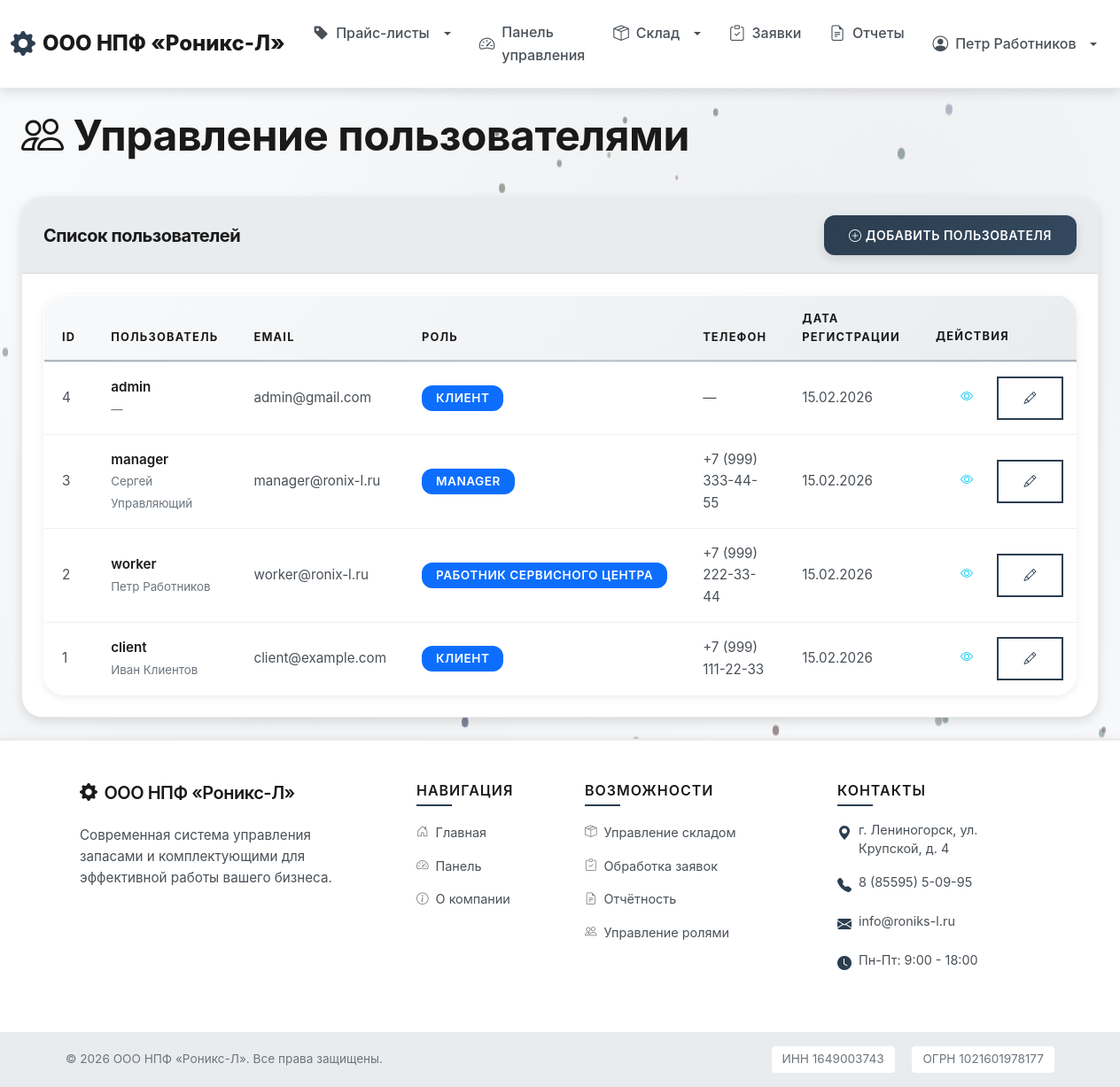
The page /users/list/ (signed in) on the database its author committed.
### users/models.py (models this page shows, shortened)
class User(AbstractUser):
    ROLE_CHOICES = [
        ('client', 'Клиент'),
        ('worker', 'Работник сервисного центра'),
    ]
    role = models.CharField(
        'Роль',
        max_length=20,
        choices=ROLE_CHOICES,
        default='client'
    )
    phone = models.CharField('Телефон', max_length=20, blank=True)
    address = models.TextField('Адрес', blank=True)
    created_at = models.DateTimeField('Дата регистрации', auto_now_add=True)
    updated_at = models.DateTimeField('Дата обновления', auto_now=True)
    class Meta:
        verbose_name = 'Пользователь'
        verbose_name_plural = 'Пользователи'
        ordering = ['-created_at']
    @property
    def is_worker(self):
        return self.role == 'worker'

### users/views.py (the view)
# urls.py: path('list/', views.user_list, name='user_list'),
@login_required
def user_list(request):
    if not request.user.is_worker and not request.user.is_superuser:
        messages.error(request, 'У вас нет доступа к этой странице.')
        return redirect('core:dashboard')
    users = User.objects.all()
    return render(request, 'users/user_list.html', {'users': users})

### templates/users/user_list.html (shortened to what this page needs)
{% extends 'base.html' %}
{% block content %}
<div class="container-fluid">
    <div class="row mb-4">
        <div class="col-12">
            <h1 class="display-5 fw-bold">
                <i class="bi bi-people"></i> Управление пользователями
            </h1>
        </div>
    </div>
    <div class="card">
        <div class="card-header d-flex justify-content-between align-items-center">
            <h5 class="mb-0">Список пользователей</h5>
            <a href="{% url 'users:register' %}" class="btn btn-primary">
                <i class="bi bi-plus-circle"></i> Добавить пользователя
            </a>
        </div>
        <div class="card-body">
            <div class="table-responsive">
                <table class="table table-hover">
                    <thead>
                        <tr>
                            <th>ID</th>
                            <th>Пользователь</th>
                            <th>Email</th>
                            <th>Роль</th>
                            <th>Телефон</th>
                            <th>Дата регистрации</th>
                            <th>Действия</th>
                        </tr>
                    </thead>
                    <tbody>
                        {% for user_obj in users %}
                            <tr>
                                <td>{{ user_obj.id }}</td>
                                <td>
                                    <strong>{{ user_obj.username }}</strong><br>
                                    <small class="text-muted">{{ user_obj.get_full_name|default:"—" }}</small>
                                </td>
                                <td>{{ user_obj.email|default:"—" }}</td>
                                <td>
                                    <span class="badge bg-primary">{{ user_obj.get_role_display }}</span>
                                </td>
                                <td>{{ user_obj.phone|default:"—" }}</td>
                                <td>{{ user_obj.created_at|date:"d.m.Y" }}</td>
                                <td>
                                    <div class="btn-group btn-group-sm">
                                        <a href="{% url 'users:user_detail' user_obj.pk %}" class="btn btn-outline-info" title="Просмотр">
                                            <i class="bi bi-eye"></i>
                                        </a>
                                        <a href="{% url 'users:user_edit' user_obj.pk %}" class="btn btn-outline-primary" title="Редактировать">
                                            <i class="bi bi-pencil"></i>
                                        </a>
                                        <a href="{% url 'users:user_delete' user_obj.pk %}" class="btn btn-outline-danger" title="Удалить">
                                        </a>
                                    </div>
                                </td>
                            </tr>
                        {% empty %}
                            <tr>
                                <td colspan="7" class="text-center text-muted">Нет пользователей</td>
                            </tr>
                        {% endfor %}
                    </tbody>
                </table>
            </div>
        </div>
    </div>
</div>
{% endblock %}

### templates/base.html (shortened to what this page needs)
<!DOCTYPE html>
<html lang="ru">
<head>
    <link href="https://cdn.jsdelivr.net/npm/bootstrap@5.3.0/dist/css/bootstrap.min.css" rel="stylesheet">
    <link rel="stylesheet" href="https://cdn.jsdelivr.net/npm/bootstrap-icons@1.11.0/font/bootstrap-icons.css">
    {% load static %}
    <link rel="stylesheet" href="{% static 'css/style.css' %}">
</head>
<body class="d-flex flex-column min-vh-100">
    <nav class="navbar navbar-expand-lg navbar-light sticky-top">
        <div class="container-fluid">
            <a class="navbar-brand company-logo" href="{% url 'core:home' %}">
                <i class="bi bi-gear-fill"></i> ООО НПФ «Роникс-Л»
            </a>
            <div class="collapse navbar-collapse" id="navbarNav">
                <ul class="navbar-nav me-auto">
                    <li class="nav-item dropdown">
                        <a class="nav-link dropdown-toggle" href="#" role="button" data-bs-toggle="dropdown">
                            <i class="bi bi-tag-fill"></i> Прайс-листы
                        </a>
                    </li>
                    {% if user.is_authenticated %}
                        <li class="nav-item">
                            <a class="nav-link" href="{% url 'core:dashboard' %}">
                                <i class="bi bi-speedometer2"></i> Панель управления
                            </a>
                        </li>
                        {% if user.is_worker or user.is_superuser %}
                            <li class="nav-item dropdown">
                                <a class="nav-link dropdown-toggle" href="#" role="button" data-bs-toggle="dropdown">
                                    <i class="bi bi-box-seam"></i> Склад
                                </a>
                            </li>
                        {% endif %}
                        <li class="nav-item">
                            <a class="nav-link" href="{% url 'orders:order_list' %}">
                                <i class="bi bi-clipboard-check"></i> Заявки
                            </a>
                        </li>
                        {% if user.is_worker or user.is_superuser %}
                            <li class="nav-item">
                                <a class="nav-link" href="{% url 'reports:home' %}">
                                    <i class="bi bi-file-earmark-text"></i> Отчеты
                                </a>
                            </li>
                        {% endif %}
                    {% endif %}
                </ul>
                <ul class="navbar-nav ms-auto">
                    {% if user.is_authenticated %}
                        <li class="nav-item dropdown">
                            <a class="nav-link dropdown-toggle" href="#" role="button" data-bs-toggle="dropdown">
                                <i class="bi bi-person-circle"></i> {{ user.get_full_name|default:user.username }}
                            </a>
                        </li>
                    {% endif %}
                </ul>
            </div>
        </div>
    </nav>
    <main class="container-fluid py-4 flex-grow-1">
        {% block content %}{% endblock %}
    </main>
    <footer class="footer-modern mt-auto">
        <div class="footer-top py-5">
            <div class="container">
                <div class="row g-4">
                    <div class="col-lg-4 col-md-6">
                        <div class="footer-section">
                            <h5 class="footer-title mb-4">
                                <i class="bi bi-gear-fill me-2"></i>ООО НПФ «Роникс-Л»
                            </h5>
                            <p class="footer-text mb-3">
                                Современная система управления запасами и комплектующими для эффективной работы вашего бизнеса.
                            </p>
                        </div>
                    </div>
                    <div class="col-lg-2 col-md-6">
                        <div class="footer-section">
                            <h6 class="footer-subtitle mb-3">Навигация</h6>
                            <ul class="footer-links">
                                <li><a href="{% url 'core:home' %}"><i class="bi bi-house-door me-2"></i>Главная</a></li>
                                {% if user.is_authenticated %}
                                <li><a href="{% url 'core:dashboard' %}"><i class="bi bi-speedometer2 me-2"></i>Панель</a></li>
                                {% endif %}
                                <li><a href="{% url 'core:about' %}"><i class="bi bi-info-circle me-2"></i>О компании</a></li>
                            </ul>
                        </div>
                    </div>
                    <div class="col-lg-3 col-md-6">
                        <div class="footer-section">
                            <h6 class="footer-subtitle mb-3">Возможности</h6>
                            <ul class="footer-links">
                                <li><a href="#"><i class="bi bi-box-seam me-2"></i>Управление складом</a></li>
                                <li><a href="#"><i class="bi bi-clipboard-check me-2"></i>Обработка заявок</a></li>
                                <li><a href="#"><i class="bi bi-file-earmark-text me-2"></i>Отчётность</a></li>
                                <li><a href="#"><i class="bi bi-people me-2"></i>Управление ролями</a></li>
                            </ul>
                        </div>
                    </div>
                    <div class="col-lg-3 col-md-6">
                        <div class="footer-section">
                            <h6 class="footer-subtitle mb-3">Контакты</h6>
                            <ul class="footer-contacts">
                                <li>
                                    <i class="bi bi-geo-alt-fill me-2"></i>
                                    <span>г. Лениногорск, ул. Крупской, д. 4</span>
                                </li>
                                <li>
                                    <i class="bi bi-telephone-fill me-2"></i>
                                    <span>8 (85595) 5-09-95</span>
                                </li>
                                <li>
                                    <i class="bi bi-envelope-fill me-2"></i>
                                    <span>info@roniks-l.ru</span>
                                </li>
                                <li>
                                    <i class="bi bi-clock-fill me-2"></i>
                                    <span>Пн-Пт: 9:00 - 18:00</span>
                                </li>
                            </ul>
                        </div>
                    </div>
                </div>
            </div>
        </div>
        <div class="footer-bottom py-3">
            <div class="container">
                <div class="row align-items-center">
                    <div class="col-md-6 text-center text-md-start mb-2 mb-md-0">
                        <p class="footer-copyright mb-0">
                            &copy; 2026 ООО НПФ «Роникс-Л». Все права защищены.
                        </p>
                    </div>
                    <div class="col-md-6 text-center text-md-end">
                        <p class="footer-legal mb-0">
                            <span class="me-3">ИНН 1649003743</span>
                            <span>ОГРН 1021601978177</span>
                        </p>
                    </div>
                </div>
            </div>
        </div>
    </footer>
</body>
</html>

### rows shown on the page
User: get_full_name "Петр Работников", id "2", username "worker", email "worker@ronix-l.ru", role "РАБОТНИК СЕРВИСНОГО ЦЕНТРА", phone "+7 (999) 222-33-44", created_at "15.02.2026"
User: id "4", username "admin", get_full_name "—", email "admin@gmail.com", role "КЛИЕНТ", phone "—", created_at "15.02.2026"
User: id "3", username "manager", get_full_name "Сергей Управляющий", email "manager@ronix-l.ru", role "MANAGER", phone "+7 (999) 333-44-55", created_at "15.02.2026"
User: id "1", username "client", get_full_name "Иван Клиентов", email "client@example.com", role "КЛИЕНТ", phone "+7 (999) 111-22-33", created_at "15.02.2026"
